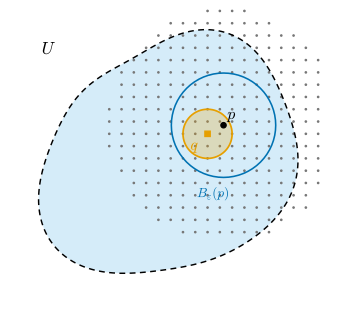

This chart was generated by the following Python code:
"""그림 3.5.2: 유리수 중심, 유리수 반지름의 공들은 R^2의 가산 기저다 (3.5절, 명제 3.5.9).

열린집합 U(개념도 얼룩), 점 p = (0.43, 0.27) ∈ U, B_ε(p) ⊆ U (ε = 0.8 × p에서 경계까지의 거리).
유리수 r (0 < r < ε/2)과 |q - p| < r인 유리점 q(격자 간격 1/10의 점)를 고르면 p ∈ B_r(q) ⊆ B_ε(p) ⊆ U이다.

실행: 프로젝트 루트에서 ``PYTHONPATH=tools python3 chapters/03-topology-basics/figures/fig-3-5-2-rational-balls.py``
"""

from fractions import Fraction

import dgfig

dgfig.setup()

import matplotlib.pyplot as plt
import numpy as np
from matplotlib.patches import Circle, Polygon

C = dgfig.COLORS
LW = dgfig.LW

fig, ax = plt.subplots(figsize=(3.6, 3.2))
dgfig.schematic_axes(ax, (-1.35, 1.4), (-1.2, 1.25))
pts = dgfig.blob(ax, center=(0, 0), radius=1.0, seed=5, fill="region", edge=None)
ax.add_patch(Polygon(pts[:-1], closed=True, fill=False, edgecolor=C["main"], lw=1.1, ls=(0, (4, 3)), zorder=3))


def dist_to_boundary(p):
    a, b = pts[:-1], pts[1:]
    ab = b - a
    t = np.clip(np.einsum("ij,ij->i", p - a, ab) / np.einsum("ij,ij->i", ab, ab), 0, 1)
    return np.min(np.linalg.norm(a + t[:, None] * ab - p, axis=1))


p = np.array([0.43, 0.27])
eps = 0.8 * dist_to_boundary(p)
# 유리수 반지름 r < ε/2 (분모 20), 유리점 q (격자 1/10) with |q - p| < r
r = Fraction(int(np.floor(eps / 2 * 20 - 1e-9)), 20)
assert 0 < r < eps / 2
grid = [np.array([Fraction(i, 10), Fraction(j, 10)]) for i in range(-12, 13) for j in range(-12, 13)]
cands = [g for g in grid if np.hypot(float(g[0]) - p[0], float(g[1]) - p[1]) < float(r)]
cands = [g for g in cands if np.hypot(float(g[0]) - p[0], float(g[1]) - p[1]) < 0.8 * float(r)]
# 그림에서 p와 겹치지 않도록, 조건을 만족하는 유리점 가운데 p에서 가장 먼 것을 고른다
qf = max(cands, key=lambda g: np.hypot(float(g[0]) - p[0], float(g[1]) - p[1]))
q = np.array([float(qf[0]), float(qf[1])])
rf = float(r)
# 자기검사: p ∈ B_r(q), B_r(q) ⊆ B_{2r}(p) ⊆ B_ε(p)
assert np.linalg.norm(p - q) < rf
assert np.linalg.norm(p - q) + rf < eps

G = np.array([[float(g[0]), float(g[1])] for g in grid])
near = np.linalg.norm(G - p, axis=1) < 0.95
ax.plot(*G[near].T, ".", ms=2.2, color=C["aux"], zorder=2)
ax.add_patch(Circle(p, eps, fill=False, edgecolor=C["tangent"], lw=1.2, zorder=4))
ax.add_patch(Circle(q, rf, facecolor=C["accent"], alpha=0.25, lw=0, zorder=4))
ax.add_patch(Circle(q, rf, fill=False, edgecolor=C["accent"], lw=1.3, zorder=5))
ax.plot(*p, "o", ms=4, color=C["main"], zorder=7)
ax.plot(*q, "s", ms=4, color=C["accent"], zorder=7)
ax.text(p[0] + 0.03, p[1] + 0.05, r"$p$", fontsize=12, zorder=8)
ax.text(q[0] - 0.14, q[1] - 0.13, r"$q$", fontsize=12, color=C["accent"], zorder=8)
ax.text(p[0] - eps * 0.2, p[1] - eps - 0.16, r"$B_\varepsilon(p)$", fontsize=10, color=C["tangent"], ha="center")
ax.text(-1.05, 0.85, r"$U$", fontsize=13)

fig.subplots_adjust(left=0.01, right=0.99, top=0.99, bottom=0.01)
dgfig.save(fig, __file__)
print(f"eps = {eps:.4f}, r = {r}, q = ({qf[0]}, {qf[1]})")
